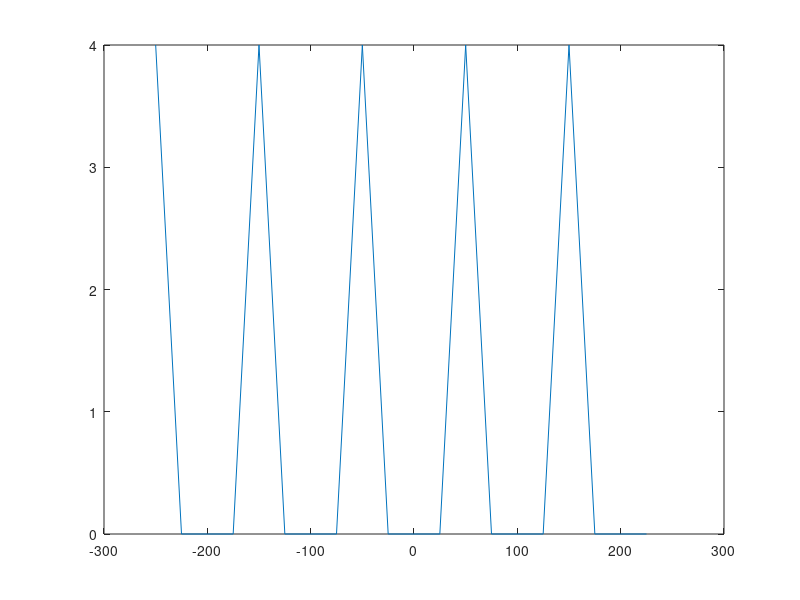

Write the MATLAB code that produced this figure.
%t=TP1_2(0.57,2,200,0.5);
T0=20e-3; %pour travailler en secde
fe=500;
Te=1/fe;
t_echan=40e-3;
N=t_echan * fe; %represente le nb d'echantillons
t=(0:N-1)*Te;% vect temps pour echantillonnage 
%% en utilise la fct square pour construrie un signal carre
x = square(2*pi*(1/T0)*t);
Xf=fft(x);
X_shifted=fftshift(Xf);
f=(-N/2 : N/2-1)*(fe/N) ; %%vecteur de freq centree 
figure(1);
plot(f,X_shifted)
%hold;
%Sx= (abs(X_shifted).^2)/N;
%figure(1);
%plot(f,Sx)
%xlabel('frequence');
%ylabel('DSP');
%%tracee
%figure(1);
%plot(t,x) ;
%xlabel('temps en s');
%ylabel('amplitude de x');
